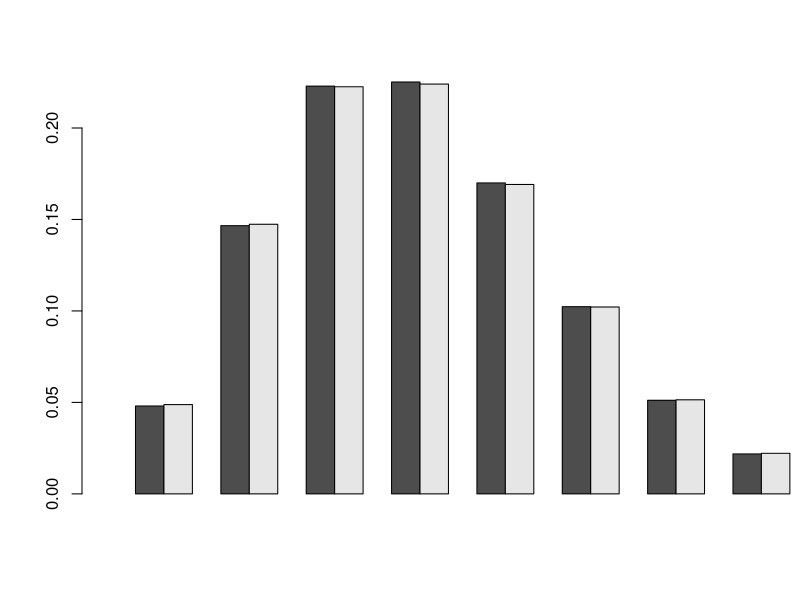
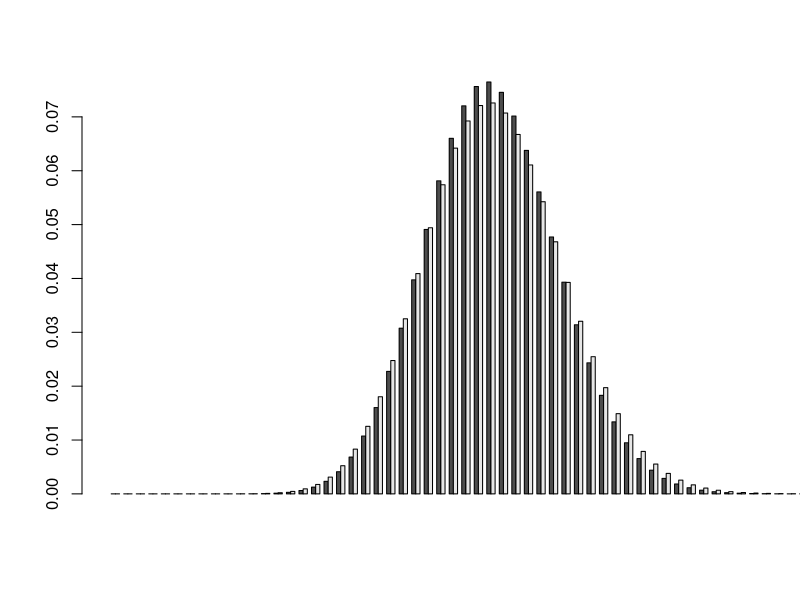

R code for these plots, in order:
## ---- chunk 1
library(knitr)
opts_chunk$set(tidy.opts=list(width.cutoff=60),tidy=TRUE)
## ---- chunk 2
set.seed(1518141)
kutija = rep(c('c', 'b', 'z'), c(5, 6, 7))
broj_ponavljanja = 100000
nema_crnih = 0
nisu_zastupljene_sve_boje = 0

for (i in 1:broj_ponavljanja){
  uzorak = sample(kutija, size = 4, replace = FALSE)
  nema_crnih = nema_crnih + !is.element('c', uzorak)
  nisu_zastupljene_sve_boje = nisu_zastupljene_sve_boje + 
    !(is.element('c', uzorak) & is.element('b', uzorak) & is.element('z', uzorak))
  }

a_dio_sim = nema_crnih / broj_ponavljanja
b_dio_sim = nisu_zastupljene_sve_boje / broj_ponavljanja

# Egzaktno rjesenje
a_dio_egz = choose(13, 4) / choose(18, 4)
b_dio_egz = 1 - (choose(5, 2) * choose(6, 1) * choose(7, 1)) / choose(18, 4) -
                (choose(5, 1) * choose(6, 2) * choose(7, 1)) / choose(18, 4) -
                (choose(5, 1) * choose(6, 1) * choose(7, 2)) / choose(18, 4)

a_dio_sim
a_dio_egz
b_dio_sim
b_dio_egz
## ---- chunk 3
pokus = function(){
  bacanje = rbinom(1, size = 1, prob = 0.5)
  i = 1
  while(1){
    sljedece_bacanje = rbinom(1, size = 1, prob = 0.5)
    i = i + 1
    if (sljedece_bacanje == bacanje){
      break
      }
    else{
      bacanje = sljedece_bacanje
      }
    }
  return (i)
}

set.seed(1956819)

broj_ponavljanja = 10000
zavrsilo_u_parno_bacanja = 0

for(i in 1:broj_ponavljanja)
  zavrsilo_u_parno_bacanja = zavrsilo_u_parno_bacanja + 
                              ((pokus() %% 2) == 0)

rj_sim = zavrsilo_u_parno_bacanja / broj_ponavljanja
rj_egz = 2/3

rj_sim
rj_egz
## ---- chunk 4
# oznacimo s 0 listice koji nisu dobitni, a s 1 dobitne listice
set.seed(5382523)
A = rep(0:1, c(100 - 25, 25))
B = rep(0:1, c(55 - 5, 5))

broj_ponavljanja = 1000
tocno_jedna_dobitna = 0

for (i in 1:broj_ponavljanja){
  kocka = sample.int(6, size = 1)
  if (kocka == 1){
    uzorak = sample(A, size = 2, replace = FALSE)
  } else if (kocka == 2){
    uzorak = sample(B, size = 2, replace = FALSE)
  } else{
    uzorak = c(sample(A, size = 1), sample(B, size = 1))
  }
  tocno_jedna_dobitna = tocno_jedna_dobitna + (sum(uzorak) == 1)
}

rj_sim = tocno_jedna_dobitna / broj_ponavljanja
rj_egz = 1027/3564

rj_sim
rj_egz
## ---- chunk 5
pokus = function(){
  i = 1
  while(1){
    novcic = sample(c('p', 'g'), size = 1)
    if (novcic == 'g')
      break
    i = i + 1
  }
  return (i)
}

broj_ponavljanja = 100000
prvi_igrac_preko_100 = 0

for (i in 1:broj_ponavljanja){
  broj_bacanja = pokus()
  if(((broj_bacanja %% 2) == 1) & (2 * broj_bacanja > 100))
    prvi_igrac_preko_100 = prvi_igrac_preko_100 + 1
}

rj_sim = prvi_igrac_preko_100 / broj_ponavljanja
rj_egz = 1 / (6 * 4^24)

rj_sim
rj_egz
## ---- chunk 6
set.seed(309501)
broj_ponavljanja = 1000000
pogodjen_krug = 0

for (i in 1:broj_ponavljanja){
  tocka = runif(2, min = -1, max = 1)
  if (sum(tocka^2) <= 1)
    pogodjen_krug = pogodjen_krug + 1
}

rj_sim = pogodjen_krug / broj_ponavljanja
rj_egz = pi / 4

rj_sim
rj_egz

# Aproksimacija za pi
4 * rj_sim
## ---- chunk 7
set.seed(105179)
broj_ponavljanja = 10000

broj_vecih_napojnica = rbinom(broj_ponavljanja, size = 4, prob = 1/3)
ukupna_napojnica = 10 * broj_vecih_napojnica + 5 * (4 - broj_vecih_napojnica)

rj_sim = sum(ukupna_napojnica < 30) / broj_ponavljanja
rj_egz = pbinom(1, size = 4, prob = 1/3)

rj_sim
rj_egz
## ---- chunk 8
set.seed(63962171)
broj_ponavljanja = 10000

broj_putnika_koji_kasne = rbinom(broj_ponavljanja, size = 302, prob = 0.01)

rj_sim = sum(broj_putnika_koji_kasne >= 2) / broj_ponavljanja
rj_egz = 1 - pbinom(1, size = 302, prob = 0.01)
rj_approx = 1 - ppois(1, lambda = 302 * 0.01)

rj_sim
rj_egz
rj_approx


# Ilustracija aproksimacije binomne slucajne varijable Poissonovom
n = 302
p = 0.01
barplot(rbind(dbinom(0:n, size = n, prob = p), dpois(0:n, lambda = n * p)),
        beside = T, xlim = c(0, 22))

n = 302
p = 0.1
barplot(rbind(dbinom(0:n, size = n, prob = p), dpois(0:n, lambda = n * p)),
        beside = T, xlim = c(0, 150))
